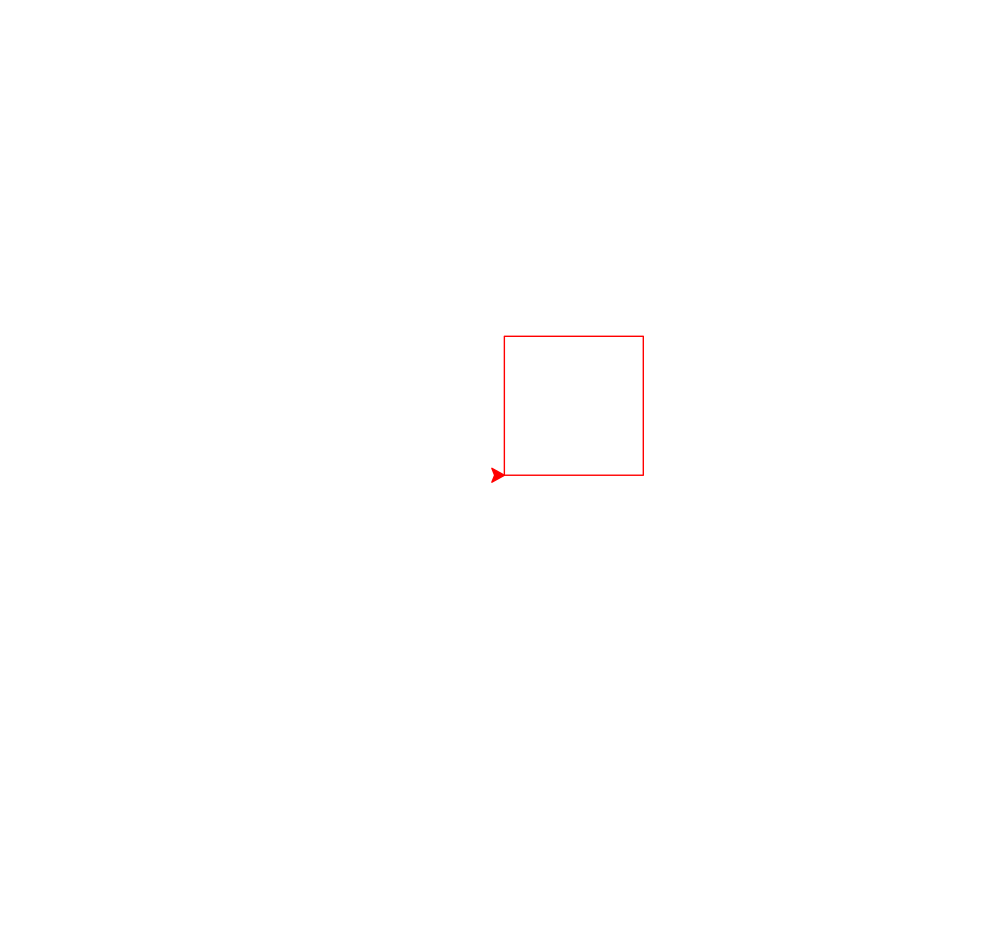

Recreate this plot in Python.
import turtle

bob = turtle.Turtle()

bob.color("red")

for x in range(4):
    bob.forward(100)
    bob.left(90)
    
